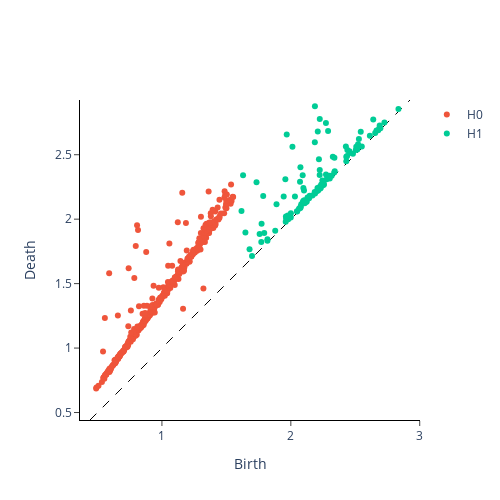

Notebook code for this chart:
### Code cell
plot = gtda.plotting.plot_diagram(diagram[print_obj])
display(plot)
plot.write_image(file = f"{subj}/{exp}/diagram.svg", format = "svg")
